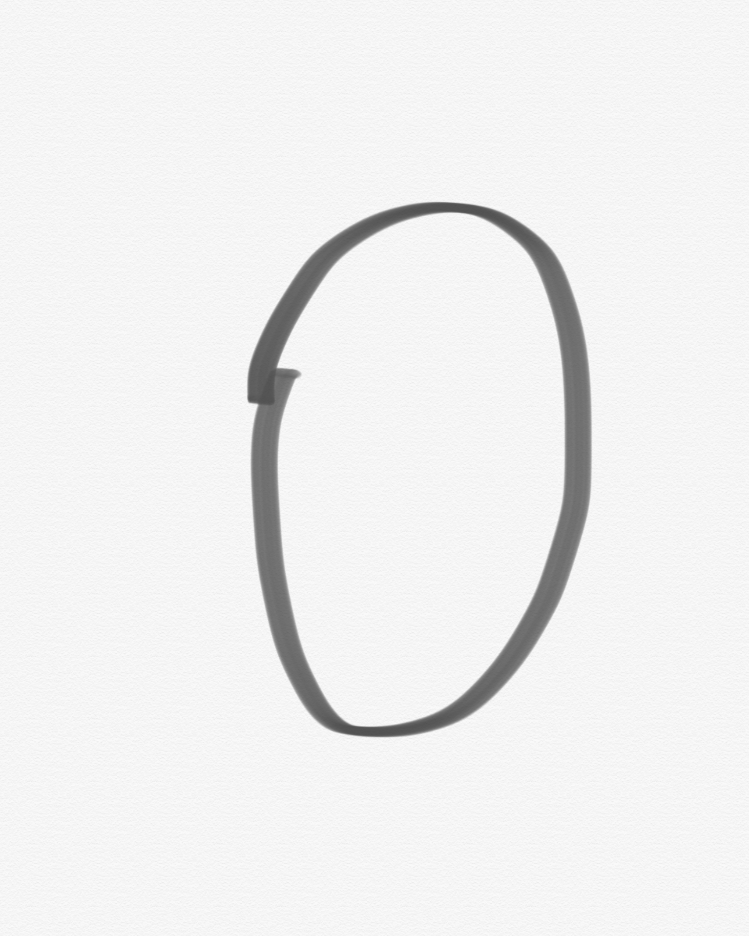
#> input picture pytorch/pic/0.png, 749 x 936 px, given in place of pic12.png, which was not available
$ jupyter execute --allow-errors paramTrans.ipynb   (older library calls are emulated)   (text cells are left out)
#> lines starting #> are read from the running program, lines starting #| are printed output that depends on the picture; after the words box and inside, x2 and y2 are one past the last pixel; in counts of white or black regions, pixels touching at a corner belong together; pictures that were not available may be replaced by others from this repository, and a replacement may not be noted
[cell 1]
import torch as t
#import lenet
import numpy as np
#import lenet
import cv2
from PIL import Image, ImageFilter
import matplotlib.pyplot as plt

[cell 2]
def myTrans(inti):
    str = hex(int(inti) & 0xffff)[2:]
    lens = len(str)
    strnew = "0" * (4 - lens) + str
    return strnew
def tensorTrans(tensor):
    shape = tensor.shape
    shapelen = len(shape)
    tempTensor = []
    if shapelen == 3:

        for i in range(shape[0]):
            temp1 = []
            for j in range(shape[1]):
                temp2 = []
                for k in range(shape[2]):
                    temp2.append(myTrans(tensor[i,j,k]))
                temp1.append(temp2)
            tempTensor.append(temp1)

    elif shapelen == 4:
        for i in range(shape[0]):
            temp1 = []
            for j in range(shape[1]):
                temp2 = []
                for k in range(shape[2]):
                    temp3 = []
                    for m in range(shape[3]):
                        temp3.append(myTrans(tensor[i,j,k,m]))
                    temp2.append(temp3)
                temp1.append(temp2)
            tempTensor.append(temp1)
    elif shapelen == 1:
        for i in range(shape[0]):
            tempTensor.append(myTrans(tensor[i]))
    elif shapelen == 2:
        for i in range(shape[0]):
            temp1 = []
            for j in range(shape[1]):
                temp1.append(myTrans(tensor[i,j]))
            tempTensor.append(temp1)
    else:
        print(shapelen)
    return tempTensor

#> (a cell that did not finish here is left out)

[cell 4]
def imagePrepare(pic_path):
    img = cv2.imread(pic_path, 1)
#> img is the input picture: shape (936, 749, 3); min 80, max 251, mean 239.3
    ret,th1 = cv2.threshold(img,127,255,cv2.THRESH_BINARY)
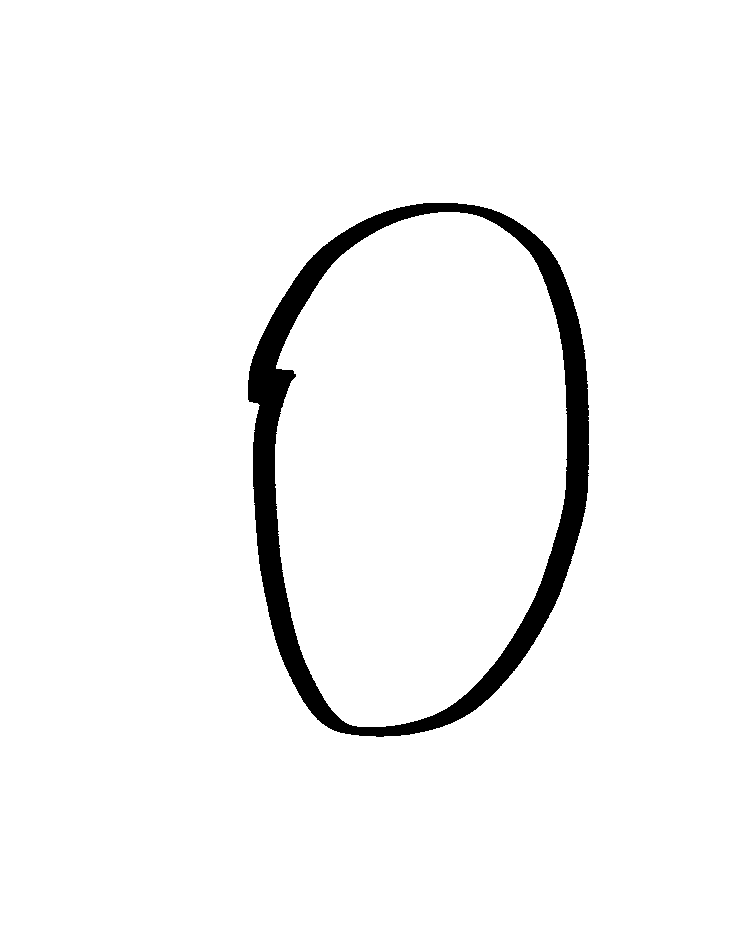
#> th1: shape (936, 749, 3); 96.2% white; 1 black region, box (x1, y1, x2, y2) and area: (248, 203, 589, 737) 26686
    # 把opencv图像转化为PIL图像
    im = Image.fromarray(cv2.cvtColor(th1,cv2.COLOR_BGR2RGB))
    # 灰度化
    im = im.convert('L')
    # 为图片重新指定尺寸
    im = im.resize((28,28), Image.ANTIALIAS)
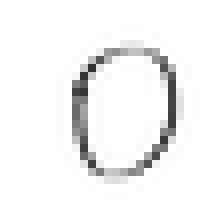
#> im: PIL image 28x28 L (shown 8 times larger); min 49, max 255, mean 243.9
    plt.imshow(im)
    plt.show()
    # 图像转换为list
    im_list = list(im.getdata())
#> im_list = 784 values, max 255 at index 0, min 49 at index 235, mean 243.9
    # 图像灰度反转
    result = [(255-x)*1.0/255.0 for x in im_list]
#> result = 784 values, max 0.808 at index 235, min 0 at index 0, mean 0.0434
    return result
path0 = "\\Users\minut\Desktop\licentaaaa\LeNet-5_FPGA-main\LeNet-5_FPGA-main\src\LeNet_pytorch\pic"
pic_path = path0 + '12' + '.png'
pic = imagePrepare(pic_path)
#> pic has the same summary as result in imagePrepare

#> (a cell that did not finish here is left out)

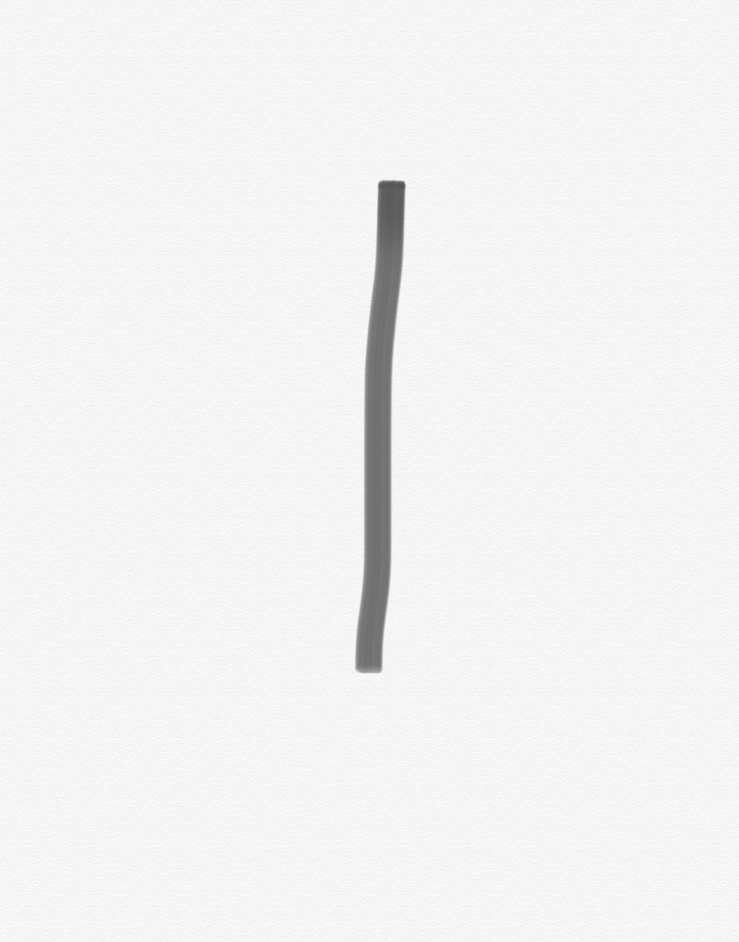
#> input picture pytorch/pic/1.png, 739 x 942 px, given in place of pic0.png, which was not available
#> in imagePrepare, img is the input picture: shape (942, 739, 3); min 85, max 251, mean 242.8
#> in imagePrepare (call 2), `ret,th1 = cv2.threshold(img,127,255,cv2.THRESH_BINARY)`:
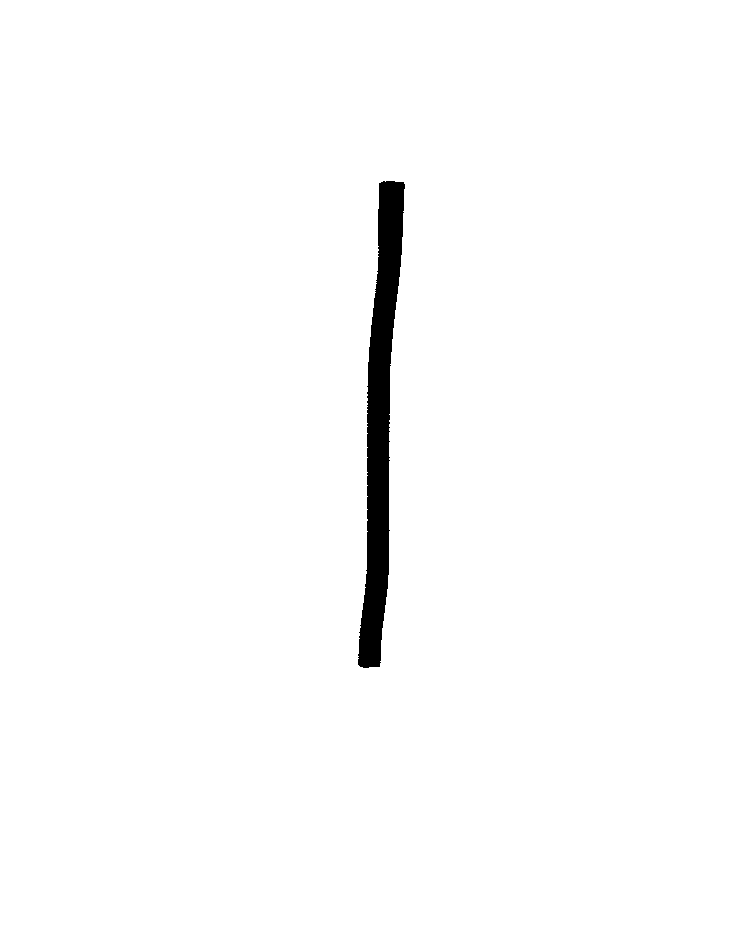
#> th1: shape (942, 739, 3); 98.4% white; 1 black region, box (x1, y1, x2, y2) and area: (358, 181, 405, 668) 10970
#> in imagePrepare (call 2), `im = im.resize((28,28), Image.ANTIALIAS)`:
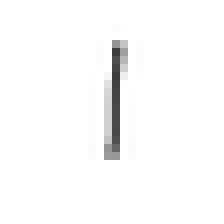
#> im: PIL image 28x28 L (shown 8 times larger); min 60, max 255, mean 250.5
#> in imagePrepare (call 2), `im_list = list(im.getdata())`: im_list = 784 values, max 255 at index 0, min 60 at index 182, mean 250.5
#> in imagePrepare (call 2), `result = [(255-x)*1.0/255.0 for x in im_list]`: result = 784 values, max 0.765 at index 182, min 0 at index 0, mean 0.0176
#> `pic = imagePrepare(pic_path)`: pic has the same summary as result in imagePrepare
    with open('./params/pic.txt', 'a') as f:
        for j in range(784):
            f.write(myTrans(int(pic[j]*pow(2,8))) + ',\n')
